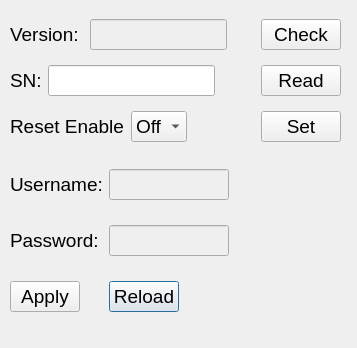
<?xml version="1.0" encoding="UTF-8"?>
<ui version="4.0">
 <class>system</class>
 <widget class="QDialog" name="system">
  <property name="geometry">
   <rect>
    <x>0</x>
    <y>0</y>
    <width>357</width>
    <height>348</height>
   </rect>
  </property>
  <property name="font">
   <font>
    <pointsize>14</pointsize>
   </font>
  </property>
  <property name="contextMenuPolicy">
   <enum>Qt::DefaultContextMenu</enum>
  </property>
  <property name="windowTitle">
   <string>System Settings</string>
  </property>
  <property name="windowIcon">
   <iconset>
    <normaloff>images/settings.png</normaloff>
    <normalon>images/settings.png</normalon>images/settings.png</iconset>
  </property>
  <widget class="QWidget" name="layoutWidget">
   <property name="geometry">
    <rect>
     <x>10</x>
     <y>150</y>
     <width>331</width>
     <height>181</height>
    </rect>
   </property>
   <layout class="QGridLayout" name="gridLayout">
    <item row="2" column="1">
     <widget class="QPushButton" name="systemReload">
      <property name="enabled">
       <bool>true</bool>
      </property>
      <property name="maximumSize">
       <size>
        <width>70</width>
        <height>16777215</height>
       </size>
      </property>
      <property name="text">
       <string>Reload</string>
      </property>
     </widget>
    </item>
    <item row="1" column="0">
     <widget class="QLabel" name="passwordLabel">
      <property name="text">
       <string>Password:</string>
      </property>
     </widget>
    </item>
    <item row="0" column="2">
     <spacer name="horizontalSpacer_5">
      <property name="orientation">
       <enum>Qt::Horizontal</enum>
      </property>
      <property name="sizeHint" stdset="0">
       <size>
        <width>40</width>
        <height>20</height>
       </size>
      </property>
     </spacer>
    </item>
    <item row="0" column="0">
     <widget class="QLabel" name="usernameLabel">
      <property name="text">
       <string>Username:</string>
      </property>
     </widget>
    </item>
    <item row="2" column="0">
     <widget class="QPushButton" name="systemApply">
      <property name="enabled">
       <bool>true</bool>
      </property>
      <property name="maximumSize">
       <size>
        <width>70</width>
        <height>16777215</height>
       </size>
      </property>
      <property name="text">
       <string>Apply</string>
      </property>
     </widget>
    </item>
    <item row="0" column="1">
     <widget class="QLineEdit" name="usernameLineEdit">
      <property name="enabled">
       <bool>false</bool>
      </property>
      <property name="maximumSize">
       <size>
        <width>120</width>
        <height>16777215</height>
       </size>
      </property>
     </widget>
    </item>
    <item row="1" column="2">
     <spacer name="horizontalSpacer_4">
      <property name="orientation">
       <enum>Qt::Horizontal</enum>
      </property>
      <property name="sizeHint" stdset="0">
       <size>
        <width>40</width>
        <height>20</height>
       </size>
      </property>
     </spacer>
    </item>
    <item row="1" column="1">
     <widget class="QLineEdit" name="passwordLineEdit">
      <property name="enabled">
       <bool>false</bool>
      </property>
      <property name="maximumSize">
       <size>
        <width>120</width>
        <height>16777215</height>
       </size>
      </property>
     </widget>
    </item>
   </layout>
  </widget>
  <widget class="QPushButton" name="SNPushButtonWrite">
   <property name="enabled">
    <bool>false</bool>
   </property>
   <property name="geometry">
    <rect>
     <x>450</x>
     <y>280</y>
     <width>75</width>
     <height>27</height>
    </rect>
   </property>
   <property name="text">
    <string>Write</string>
   </property>
  </widget>
  <widget class="QWidget" name="">
   <property name="geometry">
    <rect>
     <x>10</x>
     <y>10</y>
     <width>331</width>
     <height>141</height>
    </rect>
   </property>
   <layout class="QVBoxLayout" name="verticalLayout">
    <item>
     <layout class="QHBoxLayout" name="horizontalLayout">
      <item>
       <widget class="QLabel" name="systemVersionLabel">
        <property name="text">
         <string>Version: </string>
        </property>
       </widget>
      </item>
      <item>
       <widget class="QLineEdit" name="systemVersionLineEdit">
        <property name="enabled">
         <bool>false</bool>
        </property>
        <property name="maximumSize">
         <size>
          <width>150</width>
          <height>16777215</height>
         </size>
        </property>
       </widget>
      </item>
      <item>
       <spacer name="horizontalSpacer_2">
        <property name="orientation">
         <enum>Qt::Horizontal</enum>
        </property>
        <property name="sizeHint" stdset="0">
         <size>
          <width>40</width>
          <height>20</height>
         </size>
        </property>
       </spacer>
      </item>
      <item>
       <widget class="QPushButton" name="systemCheck">
        <property name="text">
         <string>Check</string>
        </property>
       </widget>
      </item>
     </layout>
    </item>
    <item>
     <layout class="QHBoxLayout" name="horizontalLayout_3">
      <item>
       <widget class="QLabel" name="snLabel">
        <property name="text">
         <string>SN:</string>
        </property>
       </widget>
      </item>
      <item>
       <widget class="QLineEdit" name="SNShow">
        <property name="sizePolicy">
         <sizepolicy hsizetype="Expanding" vsizetype="Fixed">
          <horstretch>0</horstretch>
          <verstretch>0</verstretch>
         </sizepolicy>
        </property>
        <property name="minimumSize">
         <size>
          <width>30</width>
          <height>0</height>
         </size>
        </property>
        <property name="maximumSize">
         <size>
          <width>200</width>
          <height>16777215</height>
         </size>
        </property>
       </widget>
      </item>
      <item>
       <spacer name="horizontalSpacer_6">
        <property name="orientation">
         <enum>Qt::Horizontal</enum>
        </property>
        <property name="sizeType">
         <enum>QSizePolicy::Minimum</enum>
        </property>
        <property name="sizeHint" stdset="0">
         <size>
          <width>40</width>
          <height>20</height>
         </size>
        </property>
       </spacer>
      </item>
      <item>
       <widget class="QPushButton" name="SNRead">
        <property name="sizePolicy">
         <sizepolicy hsizetype="Fixed" vsizetype="Fixed">
          <horstretch>0</horstretch>
          <verstretch>0</verstretch>
         </sizepolicy>
        </property>
        <property name="text">
         <string>Read</string>
        </property>
       </widget>
      </item>
     </layout>
    </item>
    <item>
     <layout class="QHBoxLayout" name="horizontalLayout_2">
      <item>
       <widget class="QLabel" name="label_2">
        <property name="text">
         <string>Reset Enable</string>
        </property>
       </widget>
      </item>
      <item>
       <widget class="QComboBox" name="systemReloadComboBox">
        <property name="sizePolicy">
         <sizepolicy hsizetype="Fixed" vsizetype="Fixed">
          <horstretch>0</horstretch>
          <verstretch>0</verstretch>
         </sizepolicy>
        </property>
        <property name="minimumSize">
         <size>
          <width>10</width>
          <height>0</height>
         </size>
        </property>
        <property name="maximumSize">
         <size>
          <width>70</width>
          <height>16777215</height>
         </size>
        </property>
        <item>
         <property name="text">
          <string>Off</string>
         </property>
        </item>
        <item>
         <property name="text">
          <string>On</string>
         </property>
        </item>
       </widget>
      </item>
      <item>
       <spacer name="horizontalSpacer">
        <property name="orientation">
         <enum>Qt::Horizontal</enum>
        </property>
        <property name="sizeHint" stdset="0">
         <size>
          <width>40</width>
          <height>20</height>
         </size>
        </property>
       </spacer>
      </item>
      <item>
       <widget class="QPushButton" name="systemSet">
        <property name="text">
         <string>Set</string>
        </property>
       </widget>
      </item>
     </layout>
    </item>
   </layout>
  </widget>
 </widget>
 <tabstops>
  <tabstop>systemVersionLineEdit</tabstop>
  <tabstop>systemCheck</tabstop>
  <tabstop>systemReloadComboBox</tabstop>
  <tabstop>systemSet</tabstop>
  <tabstop>usernameLineEdit</tabstop>
  <tabstop>passwordLineEdit</tabstop>
  <tabstop>systemApply</tabstop>
  <tabstop>systemReload</tabstop>
  <tabstop>SNPushButtonWrite</tabstop>
 </tabstops>
 <resources/>
 <connections/>
</ui>
